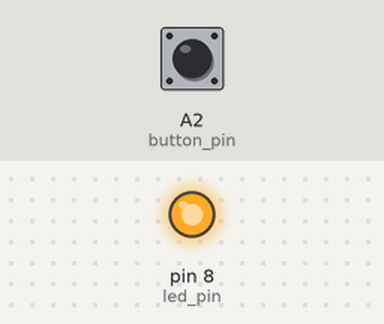
Recording of a sketch running on a simulated Arduino Uno, built with avr-gcc and run on an emulated ATmega328P. Shown: output pins drawn as LEDs (lit = HIGH). Inputs (shaded band) come from the test bench; at power-on: A2 (button_pin) LOW. What the sketch prints to the serial monitor is not drawn.

Above: at 0.3 s.
Timing chart, 0 to 1.8 s (numbered marks = the images above):
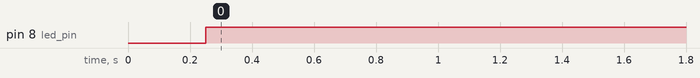

Measured:
- by itself, pin 8 (led_pin): LOW → HIGH at 0.25 s

The sketch:

Tutorial_27_1_Pullup_Button.ino
```cpp
//push button - pull up resistor
int led_pin = 8;
int button_pin = A2;
int button_read;
int wait = 250;
int led_wait = 1000;

void setup() {
  // put your setup code here, to run once:
  pinMode(button_pin, INPUT);
  pinMode(led_pin, OUTPUT);
  Serial.begin(9600);
}

void loop() {
  // put your main code here, to run repeatedly:

  //reads the input if btn is up or down
  //pull up resistor
  // 1 = btn up
  // 0 = btn down
  Serial.println(button_read);
  button_read = digitalRead(button_pin);
  delay(wait);

  if (button_read == 1) { //button up
    digitalWrite(led_pin, LOW);
    //delay(led_wait);
  }
  else if(button_read == 0) { //button down
    digitalWrite(led_pin, HIGH);
    //delay(led_wait);
  }
}
```
